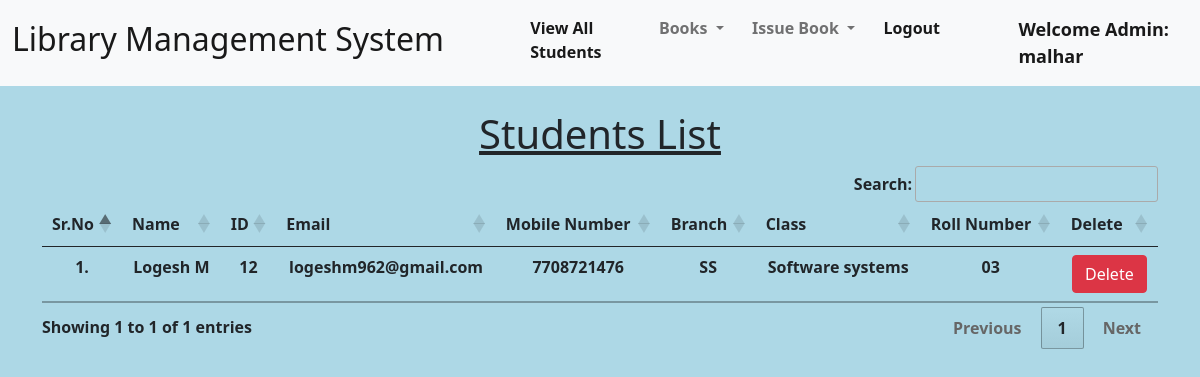
Before: /view_students/ (signed in) with the older database file.
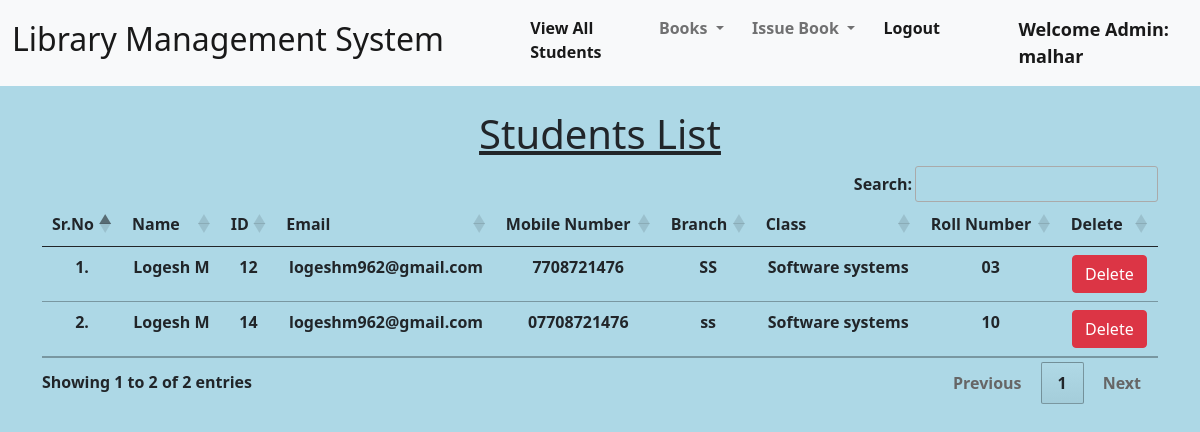
After: the same page with the newer database file.
### library/models.py (models this page shows, shortened)
class Student(models.Model):
    user = models.OneToOneField(User, on_delete=models.CASCADE)
    classroom = models.CharField(max_length=10)
    branch = models.CharField(max_length=10)
    roll_no = models.CharField(max_length=3, blank=True)
    phone = models.CharField(max_length=10, blank=True)
    image = models.ImageField(upload_to="", blank=True)

### library/views.py (the view)
# urls.py: path("view_students/", views.view_students, name="view_students"),
@login_required(login_url = '/admin_login')
def view_students(request):
    students = Student.objects.all()
    return render(request, "view_students.html", {'students':students})

### library/templates/view_students.html (shortened to what this page needs)
{% extends 'admin_navbar.html' %}
{% load static %}
{% block body %}
<div class="container mt-4">
    <h1 class="text-center"><u>Students List</u></h1>
    <table class="table table-hover" id="example">
        <thead>
            <tr class="text-center">
                <th>Sr.No</th>
                <th>Name</th>
                <th>ID</th>
                <th>Email</th>
                <th>Mobile Number</th>
                <th>Branch</th>
                <th>Class</th>
                <th>Roll Number</th>
                <th>Delete</th>
            </tr>
        </thead>
        <tbody>
            {% for student in students %}
            <tr class="text-center">
                <td>{{forloop.counter}}.</td>
                <td>{{student.user.get_full_name}}</td>
                <td>{{student.user.id}}</td>
                <td>{{student.user.email}}</td>
                <td>{{student.phone}}</td>
                <td>{{student.branch}}</td>
                <td>{{student.classroom}}</td>
                <td>{{student.roll_no}}</td>
                <td><a href="/delete_student/{{student.id}}/" class="btn btn-danger" onclick="return confirm('Are you sure you want to delete this student?')">Delete</a></td>
            </tr>
            {% endfor %}
        </tbody>
    </table>
    </div>
{% endblock %}

### library/templates/admin_navbar.html (shortened to what this page needs)
{% load static %}
<!doctype html>
<html lang="en">
  <head>
    <link href="https://cdn.jsdelivr.net/npm/bootstrap@5.1.0/dist/css/bootstrap.min.css" rel="stylesheet">
    <link rel="stylesheet" href="https://cdn.datatables.net/1.10.25/css/jquery.dataTables.min.css">
    <link rel="stylesheet" href="https://cdn.datatables.net/buttons/1.7.1/css/buttons.dataTables.min.css">
  </head>
  <body style="background: lightblue;">
    <nav class="navbar navbar-expand-lg navbar-light bg-light">
        <div class="container-fluid">
          <a class="navbar-brand" href="#"><b><h2>Library Management System</h2><b></a>
          <div class="collapse navbar-collapse" id="navbarSupportedContent">
            <ul class="navbar-nav me-auto mb-2 mb-lg-0">
              <li class="nav-item">
                <a class="nav-link active" aria-current="page" href="/view_students/">View All Students</a>
              </li>
              <li class="nav-item dropdown">
                <a class="nav-link dropdown-toggle" href="#" id="navbarDropdown" role="button" data-bs-toggle="dropdown" aria-expanded="false">
                  Books
                </a>
              </li>
              <li class="nav-item dropdown">
                <a class="nav-link dropdown-toggle" href="#" id="navbarDropdown" role="button" data-bs-toggle="dropdown" aria-expanded="false">
                  Issue Book
                </a>
              </li>
              <li class="nav-item">
                <a class="nav-link active" aria-current="page" href="/logout/">Logout</a>
              </li>
              <li class="nav-item">
                <a style="font-weight:600; font-family:'Segoe UI', Tahoma, Geneva, Verdana, sans-serif; font-size: large;" class="nav-link active" href="#">Welcome Admin: {{request.user}}</a>
              </li>
            </ul>
          </div>
        </div>
      </nav>
      {% block body %}
      {% endblock %}
  </body>
</html>

Changed rows visible on the page:
added Student: user.get_full_name "Logesh M", user.id "14", user.email "logeshm962@gmail.com", phone "07708721476", branch "ss", classroom "Software systems", roll_no "10"
Other visible differences:
text written by a page script: "Search: Showing 1 to 1 of 1 entries Previous 1 Next" → "Search: Showing 1 to 2 of 2 entries Previous 1 Next"
